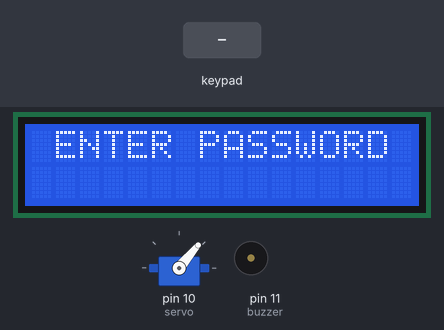
A sketch run on a simulated Arduino Uno, built with avr-gcc and run on an emulated ATmega328P. Shown: servo, 16×2 character LCD, buzzer (waves = sounding, pin HIGH). The test bench sets the inputs (shaded band).

Above: at 4.2 s.
4.3 s: keypad keys 0 1 2 3 D pressed 0.4 s apart
At 7.5 s:
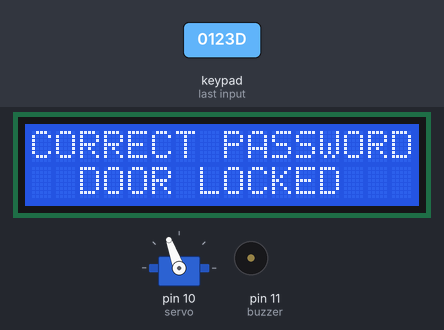
7.8 s: key 'D' pressed
At 10.1 s:
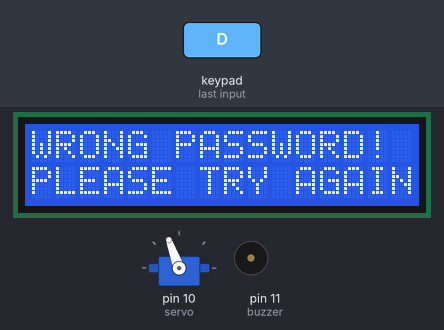
10.2 s: keypad keys 0 1 2 3 # pressed 0.4 s apart
At 13.4 s:
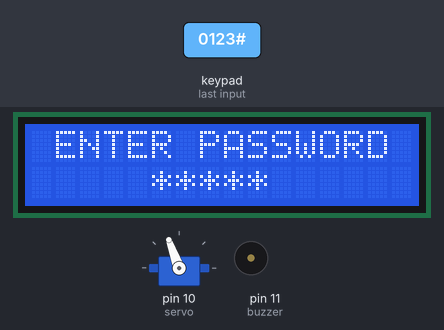
14.0 s: key 'B' pressed
At 14.16 s:
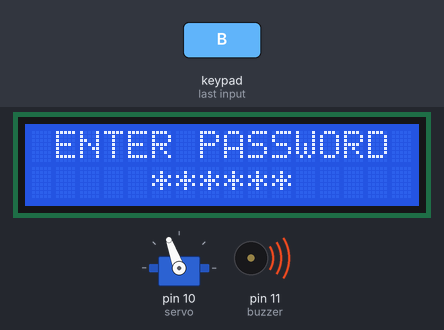
16.1 s: key 'A' pressed
19.1 s: keypad keys 2 3 4 5 D pressed 0.4 s apart
At 21.32 s:
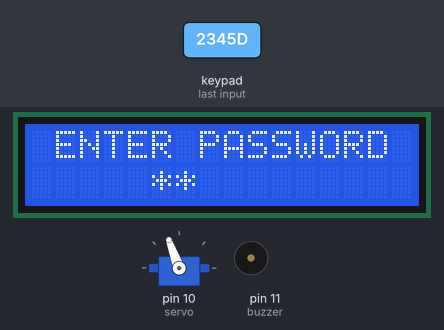
Timing chart, 0 to 24.9 s (numbered marks = the images above; inputs shaded):
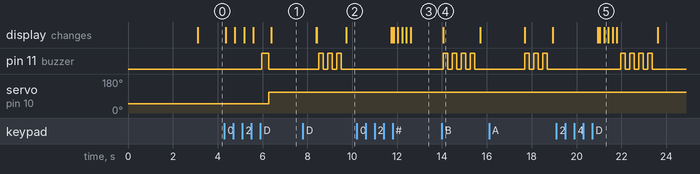

The sketch:

incredible_hillar_amberis1.ino
```cpp
#include <Servo.h>

#include <LiquidCrystal_I2C.h>

#include <Keypad.h>


#ifndef PASSWORD_H

#define PASSWORD_H


#define MAX_PASSWORD_LENGTH (20)


#define STRING_TERMINATOR '\0'


class Password {

public:

	/**

	 * @brief Construct object in memory, set all variables

	 *

	 * @param pass

	 */

	Password(char* pass);


	/**

	 * @brief Set the password

	 *

	 * @param pass

	 */

	void set(char* pass);

	/**

	 * @brief Evaluate a string, is it equal to the password?

	 *

	 * @param pass

	 * @return true

	 * @return false

	 */

	bool is(char* pass);

	/**

	 * @brief Append a char to the guessed password

	 *

	 * @param character

	 * @return true

	 * @return false

	 */

	bool append(char character);

	/**

	 * @brief Reset the guessed password, one can guess again

	 *

	 */

	void reset();

	/**

	 * @brief Is the current guessed password equal to the target password?

	 *

	 * @return true

	 * @return false

	 */

	bool evaluate();


	//char* getPassword();

	//char* getGuess();


	//operators

	/**

	 * @brief password using operator =

	 */

	Password &operator=(char* pass);

	/**

	 * @brief Test password using ==

	 */

	bool operator==(char* pass);

	/**

	 * @brief Test password using !=

	 */

	bool operator!=(char* pass);

	/**

	 * @brief Append to currently guessed password using operator <<

	 */

	Password &operator<<(char character);


private:

	char* target;

	char guess[ MAX_PASSWORD_LENGTH ];

	byte currentIndex;

};


#endif


Password::Password(char* pass) {

  set(pass);

  reset();

}


void Password::set(char* pass) { target = pass; }


bool Password::is(char* pass) {

  byte i = 0;

  while (*pass && i < MAX_PASSWORD_LENGTH) {

    guess[i] = pass[i];

    i++;

  }

  return evaluate();

}


bool Password::append(char character) {

  if (currentIndex + 1 == MAX_PASSWORD_LENGTH) {

    return false;

  } else {

    guess[currentIndex++] = character;

    guess[currentIndex] = STRING_TERMINATOR;  // ensure a valid c string

  }

  return true;

}


void Password::reset() {

  currentIndex = 0;

  guess[currentIndex] = STRING_TERMINATOR;

}


bool Password::evaluate() {

  char pass = target[0];

  char guessed = guess[0];

  for (byte i = 1; i < MAX_PASSWORD_LENGTH; ++i) {

    // check if guessed char is equal to the password char

    if ((STRING_TERMINATOR == pass) && (STRING_TERMINATOR == guessed)) {

      return true;  // both strings ended and all previous characters are equal

    } else if ((pass != guessed) || (STRING_TERMINATOR == pass) ||

               (STRING_TERMINATOR == guessed)) {

      return false;  // difference OR end of string has been reached

    }


    // read next char

    pass = target[i];

    guessed = guess[i];

  }

  return false;  // a 'true' condition has not been met

}


Password& Password::operator=(char* pass) {

  set(pass);

  return *this;

}


bool Password::operator==(char* pass) { return is(pass); }


bool Password::operator!=(char* pass) { return !is(pass); }


Password& Password::operator<<(char character) {

  append(character);

  return *this;

}


#define buzzer 11


Servo servo;

LiquidCrystal_I2C lcd(0x27, 16, 2);


String newPasswordString; //hold the new password

char newPassword[6]; //charater string of newPasswordString

byte a = 5;

bool value = true;


Password password = Password("0123"); //Enter your password


byte maxPasswordLength = 6;

byte currentPasswordLength = 0;

const byte ROWS = 4; // Four rows

const byte COLS = 4; // Four columns


char keys[ROWS][COLS] = {

  {'D', 'C', 'B', 'A'},

  {'#', '9', '6', '3'},

  {'0', '8', '5', '2'},

  {'*', '7', '4', '1'},

};


byte rowPins[ROWS] = {2, 3, 4, 5};

byte colPins[COLS] = {6, 7, 8, 9};


Keypad keypad = Keypad( makeKeymap(keys), rowPins, colPins, ROWS, COLS );


void setup() {


  Serial.begin(9600);

  pinMode(buzzer, OUTPUT);

  servo.attach(10);

  servo.write(50);

  lcd.init();

  lcd.backlight();

  lcd.setCursor(3, 0);

  lcd.print("WELCOME TO");

  lcd.setCursor(0, 1);

  lcd.print("DOOR LOCK SYSTEM");

  delay(3000);

  lcd.clear();

}


void loop() {

  lcd.setCursor(1, 0);

  lcd.print("ENTER PASSWORD");


  char key = keypad.getKey();

  if (key != NO_KEY) {

    delay(60);

    if (key == 'C') {

      resetPassword();

    } else if (key == 'D') {

      if (value == true) {

        doorlocked();

        value = false;

      } else if (value == false) {

        dooropen();

        value = true;

      }

    } else {

      processNumberKey(key);

    }

  }

}


void processNumberKey(char key) {

  lcd.setCursor(a, 1);

  lcd.print("*");

  a++;

  if (a == 11) {

    a = 5;

  }

  currentPasswordLength++;

  password.append(key);


  if (currentPasswordLength == maxPasswordLength) {

    doorlocked();

    dooropen();


  }

}


void dooropen() {

  if (password.evaluate()) {

    digitalWrite(buzzer, HIGH);

    delay(300);

    digitalWrite(buzzer, LOW);

    servo.write(50);

    delay(100);

    lcd.setCursor(0, 0);

    lcd.print("CORRECT PASSWORD");

    lcd.setCursor(0, 1);

    lcd.print("DOOR OPENED");

    delay(2000);

    lcd.clear();

    a = 5;

  } else {

    digitalWrite(buzzer, HIGH);

    delay(200);

    digitalWrite(buzzer, LOW);

    delay(200);

    digitalWrite(buzzer, HIGH);

    delay(200);

    digitalWrite(buzzer, LOW);

    delay(200);

    digitalWrite(buzzer, HIGH);

    delay(200);

    digitalWrite(buzzer, LOW);

    delay(200);

    lcd.setCursor(0, 0);

    lcd.print("WRONG PASSWORD!");

    lcd.setCursor(0, 1);

    lcd.print("PLEASE TRY AGAIN");

    delay(2000);

    lcd.clear();

    a = 5;

  }

  resetPassword();

}


void resetPassword() {

  password.reset();

  currentPasswordLength = 0;

  lcd.clear();

  a = 5;

}


void doorlocked() {

  if (password.evaluate()) {

    digitalWrite(buzzer, HIGH);

    delay(300);

    digitalWrite(buzzer, LOW);

    servo.write(110);

    delay(100);

    lcd.setCursor(0, 0);

    lcd.print("CORRECT PASSWORD");

    lcd.setCursor(2, 1);

    lcd.print("DOOR LOCKED");

    delay(2000);

    lcd.clear();

    a = 5;

  } else {

    digitalWrite(buzzer, HIGH);

    delay(200);

    digitalWrite(buzzer, LOW);

    delay(200);

    digitalWrite(buzzer, HIGH);

    delay(200);

    digitalWrite(buzzer, LOW);

    delay(200);

    digitalWrite(buzzer, HIGH);

    delay(200);

    digitalWrite(buzzer, LOW);

    delay(200);

    digitalWrite(buzzer, HIGH);

    delay(200);

    digitalWrite(buzzer, LOW);

    delay(200);

    lcd.setCursor(0, 0);

    lcd.print("WRONG PASSWORD!");

    lcd.setCursor(0, 1);

    lcd.print("PLEASE TRY AGAIN");

    delay(2000);

    lcd.clear();

    a = 5;

  }

  resetPassword();

}
```

Measured:
- after the input at 4.3 s, pin 11 (buzzer): LOW → HIGH after 1.7 s, → LOW 0.30 s later; servo on pin 10 (servo): 50° → 110° after 2.0 s; the display: first changes after 0.06 s (image 1 shows a later state)
- after the input at 7.8 s, pin 11 (buzzer): alternates HIGH for 0.20 s and LOW for 0.20 s, 6 changes in all, then stays LOW, starting after 0.71 s; the display: first differs from a run without the input after 1.9 s (image 2)
- after the input at 10.2 s, the display: first differs from a run without the input after 1.6 s (image 3 shows a later state)
- after the input at 14.0 s, pin 11 (buzzer): alternates HIGH for 0.20 s and LOW for 0.20 s, 8 changes in all, then stays LOW, starting after 0.06 s; the display: changes after 0.06 s (image 4)
- after the input at 19.1 s, pin 11 (buzzer): alternates HIGH for 0.20 s and LOW for 0.20 s, 8 changes in all, then stays LOW, starting after 2.9 s; the display: first differs from a run without the input after 2.1 s (image 5)
- what the display in image 4 shows lasts 1.6 s, from 14.1 s to 15.7 s
